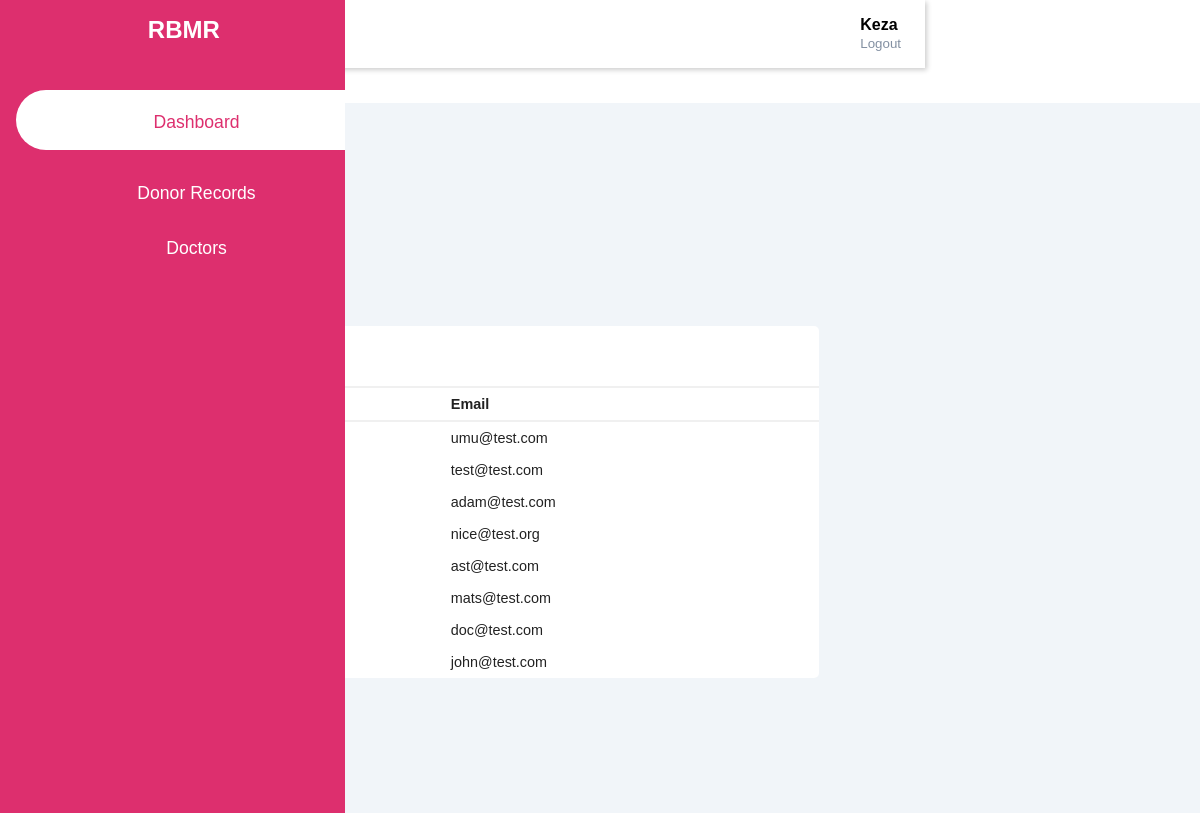
The page /Doctors.html (signed in) on the database its author committed.
### scriptspy/models.py (models this page shows)
class Admin(db.Model, UserMixin):
    id = db.Column(db.Integer, primary_key=True)
    first_name = db.Column(db.String(150))
    last_name = db.Column(db.String(150))
    password = db.Column(db.String(150))
    email = db.Column(db.String(150), unique=True)

### main.py (the view)
@app.route("/Doctors.html")
def doctors():
    doctors = Admin.query.all()
    doctorcount = Admin.query.count()
    return render_template('Doctors.html', email=current_user.email, doctors=doctors, doctorcount=doctorcount)

### scriptspy/__init__.py (called while the page is built)
def create_app():
    app = Flask(__name__, template_folder='../template', static_folder='../static/')
    app.config['SECRET_KEY'] = 'super secret key!'
    app.config['SESSION_TYPE'] = 'filesystem'
    app.config['SQLALCHEMY_DATABASE_URI'] = 'sqlite:///Donors.db'
    app.config['SQLALCHEMY_TRACK_MODIFICATIONS'] = False
    db.init_app(app)
    login_manager = LoginManager()
    login_manager.login_view = 'auth.login'
    login_manager.init_app(app)
    from .models import User, Admin
    create_database(app)
    @login_manager.user_loader
    def load_user(user_id):
        return Admin.query.get(int(user_id))
    from .auth import auth as auth_blueprint
    app.register_blueprint(auth_blueprint)
    from .views import views as views_blueprint
    app.register_blueprint(views_blueprint)
    return app

### template/Doctors.html (shortened to what this page needs)
<!DOCTYPE html>
<html lang="en" xmlns="http://www.w3.org/1999/html">
<head>
</head>
<body>
    <div class="sidebar">
        <div class="sidebar-brand">
            <h2> <span> RBMR </span> </h2>
        </div>
        <div class="sidebar-menu">
            <ul>
                <li>
                    <a href="Dashboard.html" class="active"> <span class="las la-igloo"> </span>
                        <span> Dashboard </span></a>
                </li>
                <li>
                    <a href="Donor Records.html"><span class="las la-file-medical-alt"></span>
                        <span> Donor Records </span></a>
                </li>
                <li>
                    <a href="Doctors.html"><span class="las la-stethoscope"></span>
                        <span> Doctors </span></a>
                </li>
            </ul>
        </div>
    </div>
    <div class="main-content">
        <header>
            <h2>
              <label for ="nav-toggle">
                  <span class="las la-bars"></span>
              </label>
            </h2>
            <div class="user-wrapper">
                <div>
                    <h4> {{current_user.first_name}}</h4>
                   <a href="login.html"><small>Logout</small> </a>
                </div>
            </div>
        </header>
        <main>
            <div class="cards">
                <div class="card-single">
                    <div>
                        <h1> {{doctorcount}} </h1>
                        <span> Doctors </span>
                    </div>
                </div>
            </div>
            <div class="recent-grid">
                <div class="Donors">
                    <div class="card">
                        <div class="card-header">
                            <h2> All Doctors </h2>
                        </div>
                      <div class="card-body">
                          <div class="table-responsive">
                             <table class="responsive">
                                 <table width="100%">
                                    <thead>
                                      <tr>
                                        <td> Doctor Name</td>
                                        <td> Email</td>
                                      </tr>
                                    </thead>
                                    <tbody>
                                     {%for doctor in doctors%}
                                     <tr>
                                        <td> {{doctor.first_name}}</td>
                                        <td> {{doctor.email}}</td>
                                     </tr>
                                     {%endfor%}
                            </table>
                             </table>
                          </div>
                      </div>
                    </div>
                </div>
            </div>
    </main>
    </div>
</body>
</html>

### template/Doctors.html (style rules this page uses)
:root { --main-color:#DD2F6E; --color-dark: #1D2231; --text-grey: #8390A2; }
* { padding: 0; margin: 0; box-sizing: border-box; list-style-type: none; text-decoration: none; font-family: 'Poppins', sans-serif; }
.sidebar { width: 345px; position: fixed; left: 0; top: 0; height: 100%; background: var(--main-color); z-index: 100; transition: width 300ms; }
.sidebar-brand { height: 90px; padding: 1rem 0rem 1rem 2rem; color: #fff; }
.sidebar-brand span { display: inline-block; padding-right: 2rem; }
.sidebar-menu li { width: 100%; margin-bottom: 1.7rem; padding-left: 1rem; }
.sidebar-menu a { padding-left: 1rem; display: block; color: #fff; font-size: 1.1rem; }
.sidebar-menu a.active { background: #fff; padding-top: 1rem; padding-bottom: 1rem; color: var(--main-color); border-radius: 30px 0px 0px 30px; }
.sidebar-menu a span:first-child { font-size: 1.5rem; padding-right: 1rem; }
.main-content { transition: margin-left 300ms; margin-left: 345px; }
header { background: #fff; display: flex; justify-content: space-between; padding: 1rem 1.5rem; box-shadow: 2px 2px 5px rgba(0,0,0,0.2); position: fixed; left: 345px; width: calc(100% - 345px); top: 0; z-index: 100; transition: left 300ms; }
header h2 { color: #222; }
header label span { font-size: 1.7rem; padding-right: 1rem; }
.user-wrapper { display: flex; align-items: center; }
.user-wrapper small { display: inline block; color: var(--text-grey); }
main { margin-top: 85px; padding: 2rem 1.5rem; background: #f1f5f9; min-height: calc(100vh - 90px); z-index: 100; }
.cards { display: grid; grid-template-columns: repeat(4, 1fr); grid-gap: 2rem; margin-top: 1rem; }
.card-single { display: flex; justify content: space between; background: #fff; padding: 2rem; border-radius: 2px; }
.card-single:last-child { background: var(--main-color); }
.recent-grid { margin-top: 3.5rem; display: grid; grid-gap: 2rem; grid-template-columns: 67% auto; }
.card { background: #fff; border-radius: 5px; }
.card-header { padding: 1rem; }
.card-header { display: flex; justify-content: space-between; align-items: center; border-bottom: 1px solid #f0f0f0; }
table { border-collapse: collapse; }
thead tr { border-top: 1px solid #f0f0f0; border-bottom: 2px solid #f0f0f0; }
thead td { font-weight: 700; }
td { padding: .5rem 1rem; font-size: .9rem; color: #222; }
.table-responsive { width: 100%; overflow-x: auto; }
@media only screen and (max-width: 1200px) { .sidebar { width:70px; } }
@media only screen and (max-width: 1200px) { .sidebar .sidebar-brand, .sidebar li { padding-left: 1rem; text-align: center; } }
@media only screen and (max-width: 1200px) { .sidebar li a { padding-left: 0rem; } }
@media only screen and (max-width: 1200px) { .main-content { margin-left: 70px; } }
@media only screen and (max-width: 1200px) { .main-content header { width: (100% - 70px); left: 70px; } }

### rows shown on the page
Admin: first_name "Keza", email "test@test.com"
Admin: email "umu@test.com"
Admin: email "adam@test.com"
Admin: email "nice@test.org"
Admin: email "ast@test.com"
Admin: email "mats@test.com"
Admin: email "doc@test.com"
Admin: email "john@test.com"
